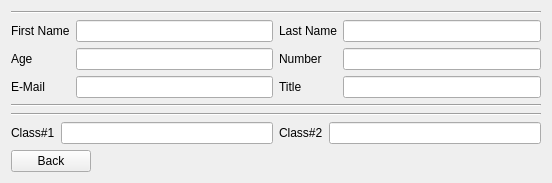
      <widget class="QWidget" name="page_5_prof_profile">
       <layout class="QVBoxLayout" name="verticalLayout_23">
        <item>
         <widget class="Line" name="line_7">
          <property name="orientation">
           <enum>Qt::Horizontal</enum>
          </property>
         </widget>
        </item>
        <item>
         <layout class="QVBoxLayout" name="verticalLayout_25">
          <item>
           <layout class="QHBoxLayout" name="horizontalLayout_21">
            <item>
             <layout class="QHBoxLayout" name="horizontalLayout_22">
              <item>
               <layout class="QVBoxLayout" name="verticalLayout_26">
                <item>
                 <widget class="QLabel" name="label_pp_firstname">
                  <property name="text">
                   <string>First Name</string>
                  </property>
                 </widget>
                </item>
                <item>
                 <widget class="QLabel" name="label_pp_age">
                  <property name="text">
                   <string>Age</string>
                  </property>
                 </widget>
                </item>
                <item>
                 <widget class="QLabel" name="label_pp_email">
                  <property name="text">
                   <string>E-Mail</string>
                  </property>
                 </widget>
                </item>
               </layout>
              </item>
              <item>
               <layout class="QVBoxLayout" name="verticalLayout_27">
                <item>
                 <widget class="QLineEdit" name="lineEdit_pp_fn"/>
                </item>
                <item>
                 <widget class="QLineEdit" name="lineEdit_pp_age"/>
                </item>
                <item>
                 <widget class="QLineEdit" name="lineEdit_pp_email"/>
                </item>
               </layout>
              </item>
             </layout>
            </item>
            <item>
             <layout class="QHBoxLayout" name="horizontalLayout_23">
              <item>
               <layout class="QVBoxLayout" name="verticalLayout_28">
                <item>
                 <widget class="QLabel" name="label_pp_lastname">
                  <property name="text">
                   <string>Last Name</string>
                  </property>
                 </widget>
                </item>
                <item>
                 <widget class="QLabel" name="label_pp_number">
                  <property name="text">
                   <string>Number</string>
                  </property>
                 </widget>
                </item>
                <item>
                 <widget class="QLabel" name="label_pp_title">
                  <property name="text">
                   <string>Title</string>
                  </property>
                 </widget>
                </item>
               </layout>
              </item>
              <item>
               <layout class="QVBoxLayout" name="verticalLayout_29">
                <item>
                 <widget class="QLineEdit" name="lineEdit_pp_ln"/>
                </item>
                <item>
                 <widget class="QLineEdit" name="lineEdit_pp_number"/>
                </item>
                <item>
                 <widget class="QLineEdit" name="lineEdit_pp_title"/>
                </item>
               </layout>
              </item>
             </layout>
            </item>
           </layout>
          </item>
         </layout>
        </item>
        <item>
         <widget class="Line" name="line_8">
          <property name="orientation">
           <enum>Qt::Horizontal</enum>
          </property>
         </widget>
        </item>
        <item>
         <widget class="Line" name="line_9">
          <property name="orientation">
           <enum>Qt::Horizontal</enum>
          </property>
         </widget>
        </item>
        <item>
         <layout class="QVBoxLayout" name="verticalLayout_30">
          <item>
           <layout class="QHBoxLayout" name="horizontalLayout_24">
            <item>
             <layout class="QHBoxLayout" name="horizontalLayout_25">
              <item>
               <widget class="QLabel" name="label_pp_c1">
                <property name="text">
                 <string>Class#1</string>
                </property>
               </widget>
              </item>
              <item>
               <layout class="QHBoxLayout" name="horizontalLayout_26">
                <item>
                 <widget class="QLineEdit" name="lineEdit_ap_c1"/>
                </item>
               </layout>
              </item>
             </layout>
            </item>
            <item>
             <layout class="QHBoxLayout" name="horizontalLayout_27">
              <item>
               <widget class="QLabel" name="label_pp_c2">
                <property name="text">
                 <string>Class#2</string>
                </property>
               </widget>
              </item>
              <item>
               <layout class="QHBoxLayout" name="horizontalLayout_28">
                <item>
                 <widget class="QLineEdit" name="lineEdit_ap_c2"/>
                </item>
               </layout>
              </item>
             </layout>
            </item>
           </layout>
          </item>
         </layout>
        </item>
        <item>
         <layout class="QHBoxLayout" name="horizontalLayout_40">
          <item>
           <widget class="QPushButton" name="pushButton">
            <property name="text">
             <string>Back</string>
            </property>
           </widget>
          </item>
          <item>
           <spacer name="horizontalSpacer_12">
            <property name="orientation">
             <enum>Qt::Horizontal</enum>
            </property>
            <property name="sizeType">
             <enum>QSizePolicy::Fixed</enum>
            </property>
            <property name="sizeHint" stdset="0">
             <size>
              <width>450</width>
              <height>20</height>
             </size>
            </property>
           </spacer>
          </item>
         </layout>
        </item>
       </layout>
      </widget>
